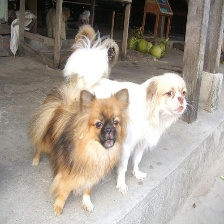
#> input picture Score-CAM/images/ILSVRC2012_val_00000057.JPEG, 224 x 224 px; its folder holds only this picture in this run
$ python -i foveate_blurring.py   (imports and definitions only)
#> lines starting #> are read from the running program, lines starting #| are printed output that depends on the picture
#> further down, picture is the input picture: shape (224, 224, 3); mean B, G, R 144.2, 154.3, 163
import cv2
import numpy as np
import os
import pickle as pkl
from PIL import Image


def genGaussiankernel(width, sigma):
    x = np.arange(-int(width/2), int(width/2)+1, 1, dtype=np.float32)
    x2d, y2d = np.meshgrid(x, x)
    kernel_2d = np.exp(-(x2d ** 2 + y2d ** 2) / (2 * sigma ** 2))
    kernel_2d = kernel_2d / np.sum(kernel_2d)
    return kernel_2d

def pyramid(im, sigma=1, prNum=6):
#> called with sigma = 1, prNum = 6
    height_ori, width_ori, ch = im.shape
#> height_ori = 224; width_ori = 224; ch = 3
    G = im.copy()
    pyramids = [G]

    # gaussian blur
    Gaus_kernel2D = genGaussiankernel(5, sigma)

    # downsample
    for i in range(1, prNum):
        G = cv2.filter2D(G, -1, Gaus_kernel2D)
        height, width, _ = G.shape
        G = cv2.resize(G, (int(width/2), int(height/2)))
        pyramids.append(G)
#> this loop made 5 passes
#> pass 1, in pyramid, `G = cv2.filter2D(G, -1, Gaus_kernel2D)`:
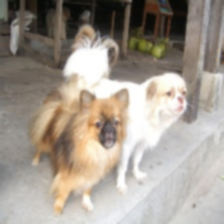
#> G: shape (224, 224, 3); mean B, G, R 144.2, 154.3, 163
#> pass 2, in pyramid, `G = cv2.filter2D(G, -1, Gaus_kernel2D)`:
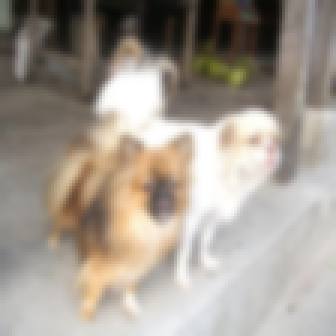
#> G: shape (112, 112, 3) (shown 3 times larger); mean B, G, R 144.4, 154.4, 163.1
#> after the loop, pyramids = 6 items

    # upsample
    for i in range(1, prNum):
        curr_im = pyramids[i]
        for j in range(i):
            if j < i-1:
                im_size = (curr_im.shape[1]*2, curr_im.shape[0]*2)
            else:
                im_size = (width_ori, height_ori)
            curr_im = cv2.resize(curr_im, im_size)
            curr_im = cv2.filter2D(curr_im, -1, Gaus_kernel2D)
        pyramids[i] = curr_im
#> this loop made 5 passes
#> pass 3, in pyramid, `curr_im = pyramids[i]`:
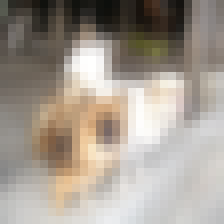
#> curr_im: shape (28, 28, 3) (shown 8 times larger); mean of channels 0, 1, 2 144.6, 154.6, 163.4; drawn as B, G, R

    return pyramids

# [82 lines left out: functions foveat_img, get_img, not called in this run]

def get_img_new(img_dir):
    img_path_list = sorted([os.path.join(img_dir, f) for f in os.listdir(img_dir)], key=str.casefold)
    return img_path_list


# [130 lines not run here, left out]

>>> import cv2
>>> picture = cv2.imread('Score-CAM/images/ILSVRC2012_val_00000057.JPEG')
>>> result = pyramid(picture)
#> result = 6 items

$ run again, on Score-CAM/images/ILSVRC2012_val_00000073.JPEG
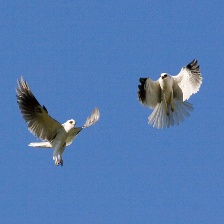
#> input picture Score-CAM/images/ILSVRC2012_val_00000073.JPEG, 224 x 224 px
#> picture is the input picture: shape (224, 224, 3); mean B, G, R 179.9, 123.2, 83.2
#> the loop in pyramid, `for i in range(1, prNum):` made 5 passes
#> pass 1, in pyramid, `G = cv2.resize(G, (int(width/2), int(height/2)))`:
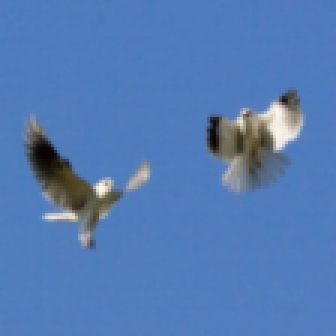
#> G: shape (112, 112, 3) (shown 3 times larger); mean B, G, R 180.1, 123.4, 83.3
#> after the loop in pyramid, `for i in range(1, prNum):`: pyramids = 6 items
#> the loop in pyramid, `for i in range(1, prNum):` made 5 passes
#> pass 3, in pyramid, `curr_im = pyramids[i]`:
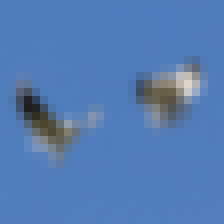
#> curr_im: shape (28, 28, 3) (shown 8 times larger); mean of channels 0, 1, 2 180.2, 123.5, 83.6; drawn as B, G, R

$ run again, on Score-CAM/images/ILSVRC2012_val_00000091.JPEG
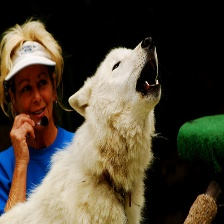
#> input picture Score-CAM/images/ILSVRC2012_val_00000091.JPEG, 224 x 224 px
#> picture is the input picture: shape (224, 224, 3); mean B, G, R 54.5, 69.6, 78.3
#> the loop in pyramid, `for i in range(1, prNum):` made 5 passes
#> pass 1, in pyramid, `G = cv2.resize(G, (int(width/2), int(height/2)))`:
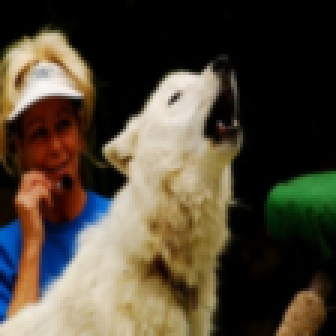
#> G: shape (112, 112, 3) (shown 3 times larger); mean B, G, R 54.6, 69.7, 78.4
#> after the loop in pyramid, `for i in range(1, prNum):`: pyramids = 6 items
#> the loop in pyramid, `for i in range(1, prNum):` made 5 passes
#> pass 3, in pyramid, `curr_im = pyramids[i]`:
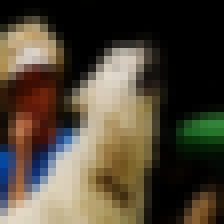
#> curr_im: shape (28, 28, 3) (shown 8 times larger); mean of channels 0, 1, 2 54.8, 69.9, 78.7; drawn as B, G, R

$ run again, on Score-CAM/images/ILSVRC2012_val_00000198.JPEG
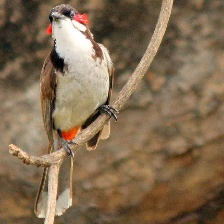
#> input picture Score-CAM/images/ILSVRC2012_val_00000198.JPEG, 224 x 224 px
#> picture is the input picture: shape (224, 224, 3); mean B, G, R 81.2, 107.6, 130.1
#> the loop in pyramid, `for i in range(1, prNum):` made 5 passes
#> pass 2, in pyramid, `G = cv2.filter2D(G, -1, Gaus_kernel2D)`:
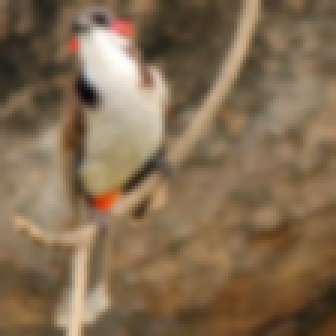
#> G: shape (112, 112, 3) (shown 3 times larger); mean B, G, R 81.4, 107.8, 130.3
#> after the loop in pyramid, `for i in range(1, prNum):`: pyramids = 6 items
#> the loop in pyramid, `for i in range(1, prNum):` made 5 passes
#> pass 3, in pyramid, `curr_im = pyramids[i]`:
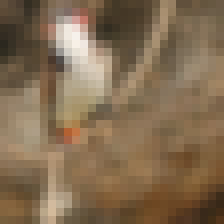
#> curr_im: shape (28, 28, 3) (shown 8 times larger); mean of channels 0, 1, 2 81.7, 108, 130.5; drawn as B, G, R
